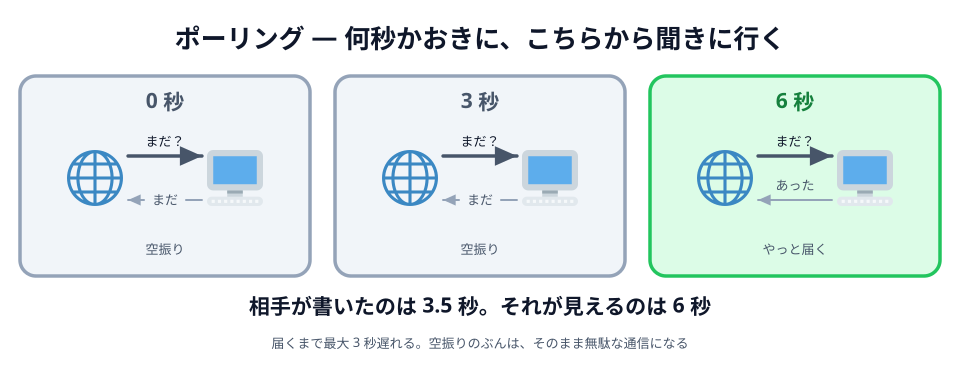

This figure's Python source:
# 01-polling.svg
# スキーマ: CYCLE（同じ往復を繰り返す）+ SCALE（時間が進む）+ SPLITTING（3 回ぶんを横に並べる）
# 空振りが 2 回続いてから、3 回目でようやく届く。遅れと無駄が同時に見えるようにする

import sys
sys.path.insert(0, "/Users/seekseep/.claude/skills/genfig")
from genfig import Canvas, PALETTE

c = Canvas(960, 366)
c.text(480, 48, "ポーリング — 何秒かおきに、こちらから聞きに行く", scale="xl")

BROWSER = "1f310"
SERVER = "1f5a5"

steps = [
    (165, "gray", "0 秒", "まだ？", "まだ", "空振り"),
    (480, "gray", "3 秒", "まだ？", "まだ", "空振り"),
    (795, "green", "6 秒", "まだ？", "あった", "やっと届く"),
]

for cx, color, head, ask, reply, foot in steps:
    c.sticky(cx - 145, 76, 290, 200, color=color)
    c.text(cx, 108, head, scale="lg", fill=PALETTE[color]["text"])
    b = c.node(cx - 70, 178, "", emoji_cp=BROWSER, w=76, h=64)
    s = c.node(cx + 70, 178, "", emoji_cp=SERVER, w=76, h=64)
    c.link(b, s, label=ask, label_scale="sm", offset=22)
    c.link(s, b, label=reply, label_scale="sm", offset=22, primary=False)
    c.text(cx, 254, foot, scale="sm")

c.text(480, 314, "相手が書いたのは 3.5 秒。それが見えるのは 6 秒", scale="lg")
c.text(480, 348, "届くまで最大 3 秒遅れる。空振りのぶんは、そのまま無駄な通信になる",
       scale="sm")

c.save("01-polling.svg")
